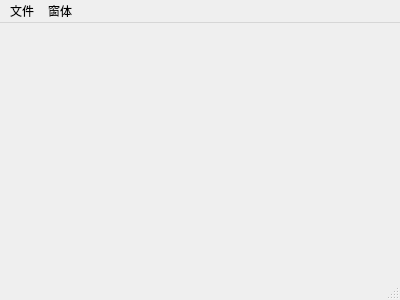
<?xml version="1.0" encoding="UTF-8"?>
<ui version="4.0">
 <class>MainWindow</class>
 <widget class="QMainWindow" name="MainWindow">
  <property name="geometry">
   <rect>
    <x>0</x>
    <y>0</y>
    <width>400</width>
    <height>300</height>
   </rect>
  </property>
  <property name="windowTitle">
   <string extracomment="，，，">vy的第一个gui窗口</string>
  </property>
  <property name="statusTip">
   <string>这是状态栏</string>
  </property>
  <widget class="QWidget" name="centralwidget"/>
  <widget class="QMenuBar" name="menubar">
   <property name="geometry">
    <rect>
     <x>0</x>
     <y>0</y>
     <width>400</width>
     <height>22</height>
    </rect>
   </property>
   <widget class="QMenu" name="menu">
    <property name="enabled">
     <bool>true</bool>
    </property>
    <property name="tabletTracking">
     <bool>false</bool>
    </property>
    <property name="acceptDrops">
     <bool>true</bool>
    </property>
    <property name="statusTip">
     <string>啦啦啦</string>
    </property>
    <property name="tearOffEnabled">
     <bool>false</bool>
    </property>
    <property name="title">
     <string>文件</string>
    </property>
    <addaction name="actiondakai"/>
    <addaction name="separator"/>
    <addaction name="actionsjai"/>
    <addaction name="separator"/>
    <addaction name="actionsah"/>
    <addaction name="actionhsauh"/>
    <addaction name="separator"/>
    <addaction name="actionshaj"/>
   </widget>
   <widget class="QMenu" name="menu_2">
    <property name="title">
     <string>窗体</string>
    </property>
    <addaction name="actiondiige"/>
    <addaction name="actiondierge"/>
   </widget>
   <addaction name="menu"/>
   <addaction name="menu_2"/>
  </widget>
  <widget class="QStatusBar" name="statusbar"/>
  <action name="actiondakai">
   <property name="icon">
    <iconset>
     <normaloff>../picture/下载.jpeg</normaloff>../picture/下载.jpeg</iconset>
   </property>
   <property name="text">
    <string>新建文件</string>
   </property>
   <property name="statusTip">
    <string>新建文件中</string>
   </property>
  </action>
  <action name="actionsjai">
   <property name="icon">
    <iconset>
     <normaloff>../picture/u=3646904594,1239299038&amp;fm=26&amp;gp=0.jpg</normaloff>../picture/u=3646904594,1239299038&amp;fm=26&amp;gp=0.jpg</iconset>
   </property>
   <property name="text">
    <string>退出</string>
   </property>
   <property name="statusTip">
    <string>退出的操作</string>
   </property>
  </action>
  <action name="actionsah">
   <property name="text">
    <string>sah </string>
   </property>
  </action>
  <action name="actionhsauh">
   <property name="text">
    <string>hsauh </string>
   </property>
  </action>
  <action name="actionshaj">
   <property name="text">
    <string>shaj </string>
   </property>
  </action>
  <action name="actiondiige">
   <property name="text">
    <string>diige</string>
   </property>
  </action>
  <action name="actiondierge">
   <property name="text">
    <string>dierge</string>
   </property>
  </action>
 </widget>
 <resources/>
 <connections/>
</ui>
